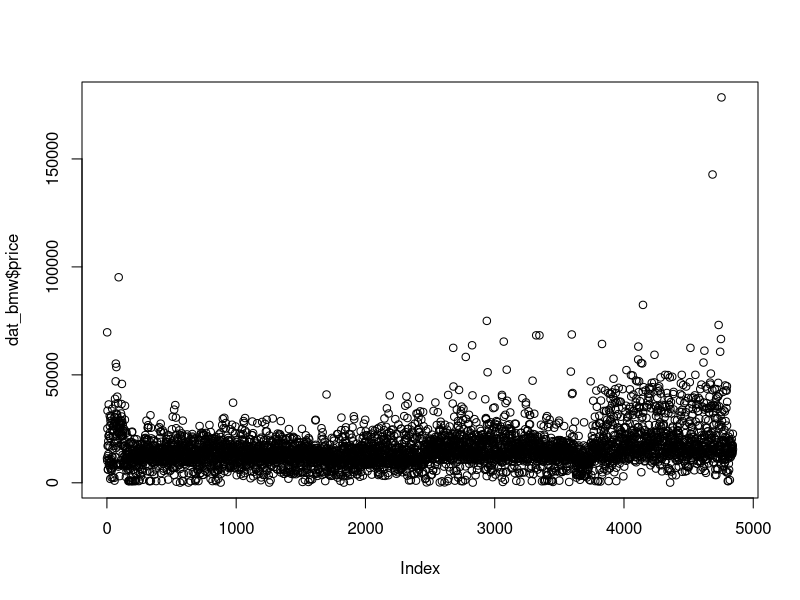

Write the R code that produced this figure. (Note: this script raises an error after producing the figure.)
## ---- chunk 1
knitr::opts_chunk$set(echo = TRUE)
## ---- chunk 2
setwd("/Users/mengyaow/Desktop/Graduate/MA575/Lab_project/project2")

library(ggplot2)
library(GGally)
## ---- chunk 3
dat_bmw <- read.csv("./BMWpricing_updated.csv")
colnames(dat_bmw)
## ---- chunk 4
plot(dat_bmw$price)

summary(dat_bmw)
## ---- chunk 5
dat_bmw[dat_bmw$mileage < 0, "mileage"] <- NA
#dat_bmw[dat_bmw$engine_power == 0, "engine_power"] <- NA

dat_bmw$mileage <- as.numeric(dat_bmw$mileage)
dat_bmw$engine_power <- as.numeric(dat_bmw$engine_power)
dat_bmw$price <- as.numeric(dat_bmw$price)
## ---- chunk 6
dat_bmw2 <- dat_bmw[,c("price", "mileage", "engine_power")]
dat_bmw2 <- dat_bmw2[complete.cases(dat_bmw2),]
aggpairs(dat_bmw2,
        upper=list(continuous=wrap("points", alpha=0.3, size=0.1)),
        lower=list(continuous=wrap('cor', size=4))) +
  labs(title = "Pairs plot: distribution and correlation between price, mileage, and engine power") +
  theme_bw()
## ---- chunk 7
ggplot(data = dat_bmw2, mapping = aes(x = mileage, y = price)) +
  geom_point(pch=19, cex=0.3) +
  labs(title = "Scatter plor between price and mileage") +
  theme_bw()
## ---- chunk 8
mod1 <- lm(price ~ mileage, data = dat_bmw2)
summary(mod1)
